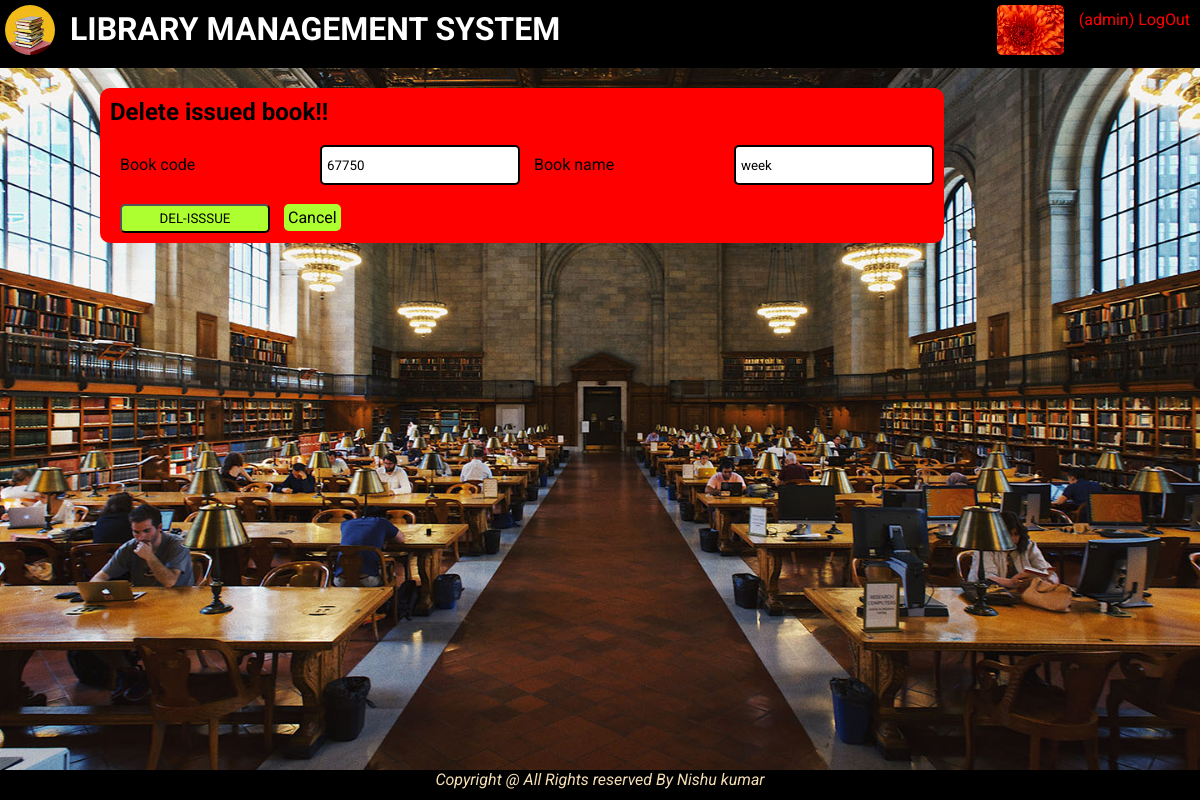
Screenshot of /del_issue_page/how-view/ (signed in) with the database file from the repository.
### app/models.py (models this page shows, shortened)
class User(AbstractUser):
    phone=models.PositiveIntegerField(blank=True,null=True)
    email=models.EmailField(blank=True,null=True)
    picture=models.ImageField(upload_to="profile",default="none.jpg",blank=True,null=True)
    address=models.TextField(blank=True,null=True)
    slug=models.SlugField(unique=True)

class Book(models.Model):
    code=models.CharField(max_length=20,unique=True,blank=False)
    name=models.CharField(max_length=20)
    author=models.CharField(max_length=20)
    publisher=models.CharField(max_length=20)
    type=models.CharField(max_length=20,choices=types,default='computer')
    issued=models.BooleanField(default=False)
    issue_date=models.DateTimeField(blank=True,null=True,default=None)
    due_date=models.DateTimeField(blank=True,null=True,default=None)
    slug=models.SlugField(unique=True,max_length=100)

### app/views.py (the view)
# urls.py: path("del_issue_page/<slug:slug>/",del_issue_page,name="del_issue_page"),
@login_required()
def del_issue_page(request,slug):
    book=Book.objects.get(slug=slug)
    return render(request,"app/del_issue_page.html",{'book':book})

### app/templates/app/del_issue_page.html (shortened to what this page needs)
{% extends 'app/base.html' %}
{%block content%}
<form action="{%url 'app:del_issue' book.slug %}" method="post">
    <h2>Delete issued book!!</h2><br>
    <label for="code">Book code</label><input type="text" name="" readonly value={{book.code}}>
    <label for="name">Book name</label><input type="text" readonly value={{book.name}}><br><br>
    <button type="submit">DEL-ISSSUE</button>
    <a class="btn-link" href="{%url 'app:book_display'%}">Cancel</a>
</form>
{%endblock%}

### app/templates/app/base.html (shortened to what this page needs)
{% load static %}
<!DOCTYPE html>
<html lang="en">
<head>
    <link rel="stylesheet" href="{% static 'app/css/style.css' %}">
</head>
<body style="background-image:url('{%static "app/img/library2.jpg" %}');">
    {%block head%}
    <header>
      <h1><img src="{%static 'app/img/logo.jpg' %}" style="padding:5px;border-radius:10px;height:60px;border-radius:100%;"alt="logo"><a href="/">LIBRARY MANAGEMENT SYSTEM</a></h1>
      {%if user.is_authenticated %}
      <a id="logout" style="text-decoration: none;color:red;" href="{%url 'app:logout_view'%}">
        <p>({{request.user.username}}) LogOut</p></a>
        <img src="{{request.user.picture.url}}" style="border-radius:100%;padding:5px;float:right;border-radius:10px;height:60px;"alt="profile_pic">
      <br>
      {%endif%}
    </header>
    {%endblock%}
    {%block content%}{%endblock%}
    <footer>
      <em>Copyright @ All Rights reserved By Nishu kumar</em>
    </footer>
</body>
</html>

### app/static/app/css/style.css (style rules this page uses)
* { margin: 0px; padding: 0px; -webkit-box-sizing: border-box; box-sizing: border-box; font-family: 'Roboto', sans-serif; }
body { background-size: cover; }
header { background-color: black; }
header h1 { display: inline-block; }
header a { padding: 10px; float: right; color: white; text-decoration: none; }
footer { background-color: black; color: wheat; overflow: hidden; position: fixed; bottom: 0px; width: 100%; text-align: center; height: 30px; }
form { background-color: red; display: inline-block; padding:10px; text-align: justify; border-radius: 10px; margin: 20px 0px 0px 100px; }
form label { display: inline-block; width: 200px; margin-left: 10px; }
form a { color: lightseagreen; }
form input { width: 200px; height: 40px; border-radius: 5px; border: solid black 2px; padding: 5px; }
form button { width: 150px; margin-left: 10px; padding: 5px 10px 5px 10px; border-radius: 5px; color: black; background-color: greenyellow; -webkit-transition: background-color 2s,color 1s; transition: background-color 2s,color 1s; }
.btn-link { width: 150px; margin-left: 10px; padding: 4px; border-radius: 5px; color: black; background-color: greenyellow; -webkit-transition: background-color 2s,color 1s; transition: background-color 2s,color 1s; text-decoration: none; }

### rows the page displays
User: user.username "admin", user.picture (picture)
Book: code "67750", name "week"
